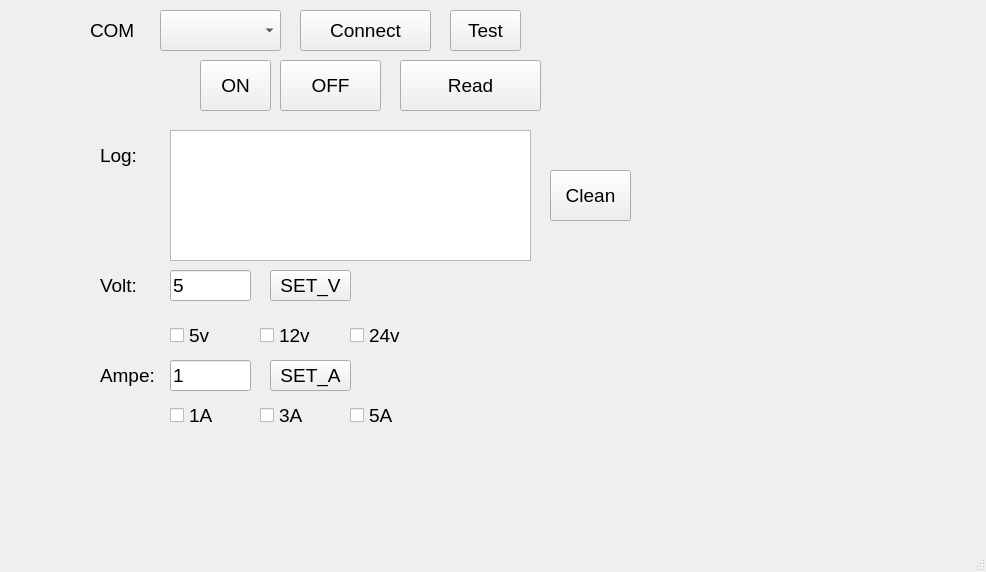
<?xml version="1.0" encoding="UTF-8"?>
<ui version="4.0">
 <class>MainWindow</class>
 <widget class="QMainWindow" name="MainWindow">
  <property name="geometry">
   <rect>
    <x>0</x>
    <y>0</y>
    <width>986</width>
    <height>572</height>
   </rect>
  </property>
  <property name="windowTitle">
   <string>MainWindow</string>
  </property>
  <widget class="QWidget" name="centralwidget">
   <widget class="QComboBox" name="comboBox">
    <property name="geometry">
     <rect>
      <x>160</x>
      <y>10</y>
      <width>121</width>
      <height>41</height>
     </rect>
    </property>
    <property name="font">
     <font>
      <pointsize>12</pointsize>
     </font>
    </property>
   </widget>
   <widget class="QLabel" name="label">
    <property name="geometry">
     <rect>
      <x>90</x>
      <y>20</y>
      <width>61</width>
      <height>21</height>
     </rect>
    </property>
    <property name="font">
     <font>
      <pointsize>14</pointsize>
     </font>
    </property>
    <property name="text">
     <string>COM </string>
    </property>
   </widget>
   <widget class="QPushButton" name="on">
    <property name="geometry">
     <rect>
      <x>200</x>
      <y>60</y>
      <width>71</width>
      <height>51</height>
     </rect>
    </property>
    <property name="font">
     <font>
      <pointsize>14</pointsize>
     </font>
    </property>
    <property name="text">
     <string>ON</string>
    </property>
   </widget>
   <widget class="QPushButton" name="off">
    <property name="geometry">
     <rect>
      <x>280</x>
      <y>60</y>
      <width>101</width>
      <height>51</height>
     </rect>
    </property>
    <property name="font">
     <font>
      <pointsize>14</pointsize>
     </font>
    </property>
    <property name="text">
     <string>OFF</string>
    </property>
   </widget>
   <widget class="QLabel" name="label_2">
    <property name="geometry">
     <rect>
      <x>100</x>
      <y>140</y>
      <width>61</width>
      <height>31</height>
     </rect>
    </property>
    <property name="font">
     <font>
      <pointsize>14</pointsize>
     </font>
    </property>
    <property name="text">
     <string>Log:</string>
    </property>
   </widget>
   <widget class="QPushButton" name="test">
    <property name="geometry">
     <rect>
      <x>450</x>
      <y>10</y>
      <width>71</width>
      <height>41</height>
     </rect>
    </property>
    <property name="font">
     <font>
      <pointsize>14</pointsize>
     </font>
    </property>
    <property name="text">
     <string>Test</string>
    </property>
   </widget>
   <widget class="QTextEdit" name="logg">
    <property name="geometry">
     <rect>
      <x>170</x>
      <y>130</y>
      <width>361</width>
      <height>131</height>
     </rect>
    </property>
    <property name="font">
     <font>
      <pointsize>14</pointsize>
     </font>
    </property>
   </widget>
   <widget class="QLineEdit" name="volt">
    <property name="geometry">
     <rect>
      <x>170</x>
      <y>270</y>
      <width>81</width>
      <height>31</height>
     </rect>
    </property>
    <property name="font">
     <font>
      <pointsize>14</pointsize>
     </font>
    </property>
    <property name="text">
     <string>5</string>
    </property>
   </widget>
   <widget class="QLabel" name="label_3">
    <property name="geometry">
     <rect>
      <x>100</x>
      <y>270</y>
      <width>61</width>
      <height>31</height>
     </rect>
    </property>
    <property name="font">
     <font>
      <pointsize>14</pointsize>
     </font>
    </property>
    <property name="text">
     <string>Volt:</string>
    </property>
   </widget>
   <widget class="QPushButton" name="set_v">
    <property name="geometry">
     <rect>
      <x>270</x>
      <y>270</y>
      <width>81</width>
      <height>31</height>
     </rect>
    </property>
    <property name="font">
     <font>
      <pointsize>14</pointsize>
     </font>
    </property>
    <property name="text">
     <string>SET_V</string>
    </property>
   </widget>
   <widget class="QLabel" name="label_4">
    <property name="geometry">
     <rect>
      <x>100</x>
      <y>360</y>
      <width>61</width>
      <height>31</height>
     </rect>
    </property>
    <property name="font">
     <font>
      <pointsize>14</pointsize>
     </font>
    </property>
    <property name="text">
     <string>Ampe:</string>
    </property>
   </widget>
   <widget class="QPushButton" name="set_a">
    <property name="geometry">
     <rect>
      <x>270</x>
      <y>360</y>
      <width>81</width>
      <height>31</height>
     </rect>
    </property>
    <property name="font">
     <font>
      <pointsize>14</pointsize>
     </font>
    </property>
    <property name="text">
     <string>SET_A</string>
    </property>
   </widget>
   <widget class="QLineEdit" name="ampe">
    <property name="geometry">
     <rect>
      <x>170</x>
      <y>360</y>
      <width>81</width>
      <height>31</height>
     </rect>
    </property>
    <property name="font">
     <font>
      <pointsize>14</pointsize>
     </font>
    </property>
    <property name="text">
     <string>1</string>
    </property>
   </widget>
   <widget class="QCheckBox" name="v5">
    <property name="geometry">
     <rect>
      <x>170</x>
      <y>320</y>
      <width>61</width>
      <height>31</height>
     </rect>
    </property>
    <property name="font">
     <font>
      <pointsize>14</pointsize>
     </font>
    </property>
    <property name="text">
     <string>5v</string>
    </property>
   </widget>
   <widget class="QCheckBox" name="v12">
    <property name="geometry">
     <rect>
      <x>260</x>
      <y>320</y>
      <width>61</width>
      <height>31</height>
     </rect>
    </property>
    <property name="font">
     <font>
      <pointsize>14</pointsize>
     </font>
    </property>
    <property name="text">
     <string>12v</string>
    </property>
   </widget>
   <widget class="QCheckBox" name="v24">
    <property name="geometry">
     <rect>
      <x>350</x>
      <y>320</y>
      <width>61</width>
      <height>31</height>
     </rect>
    </property>
    <property name="font">
     <font>
      <pointsize>14</pointsize>
     </font>
    </property>
    <property name="text">
     <string>24v</string>
    </property>
   </widget>
   <widget class="QCheckBox" name="v12_2">
    <property name="geometry">
     <rect>
      <x>260</x>
      <y>400</y>
      <width>61</width>
      <height>31</height>
     </rect>
    </property>
    <property name="font">
     <font>
      <pointsize>14</pointsize>
     </font>
    </property>
    <property name="text">
     <string>3A</string>
    </property>
   </widget>
   <widget class="QCheckBox" name="v24_2">
    <property name="geometry">
     <rect>
      <x>350</x>
      <y>400</y>
      <width>61</width>
      <height>31</height>
     </rect>
    </property>
    <property name="font">
     <font>
      <pointsize>14</pointsize>
     </font>
    </property>
    <property name="text">
     <string>5A</string>
    </property>
   </widget>
   <widget class="QCheckBox" name="v5_2">
    <property name="geometry">
     <rect>
      <x>170</x>
      <y>400</y>
      <width>61</width>
      <height>31</height>
     </rect>
    </property>
    <property name="font">
     <font>
      <pointsize>14</pointsize>
     </font>
    </property>
    <property name="text">
     <string>1A</string>
    </property>
   </widget>
   <widget class="QPushButton" name="connect">
    <property name="geometry">
     <rect>
      <x>300</x>
      <y>10</y>
      <width>131</width>
      <height>41</height>
     </rect>
    </property>
    <property name="font">
     <font>
      <pointsize>14</pointsize>
     </font>
    </property>
    <property name="text">
     <string>Connect</string>
    </property>
   </widget>
   <widget class="QPushButton" name="clean">
    <property name="geometry">
     <rect>
      <x>550</x>
      <y>170</y>
      <width>81</width>
      <height>51</height>
     </rect>
    </property>
    <property name="font">
     <font>
      <pointsize>14</pointsize>
     </font>
    </property>
    <property name="text">
     <string>Clean</string>
    </property>
   </widget>
   <widget class="QPushButton" name="read">
    <property name="geometry">
     <rect>
      <x>400</x>
      <y>60</y>
      <width>141</width>
      <height>51</height>
     </rect>
    </property>
    <property name="font">
     <font>
      <pointsize>14</pointsize>
     </font>
    </property>
    <property name="text">
     <string>Read</string>
    </property>
   </widget>
  </widget>
  <widget class="QMenuBar" name="menubar">
   <property name="geometry">
    <rect>
     <x>0</x>
     <y>0</y>
     <width>986</width>
     <height>26</height>
    </rect>
   </property>
  </widget>
  <widget class="QStatusBar" name="statusbar"/>
 </widget>
 <resources/>
 <connections/>
</ui>
